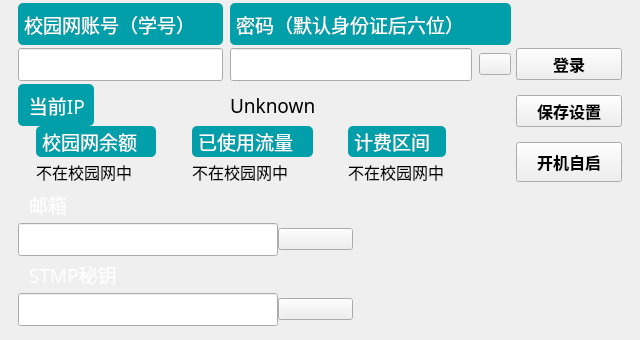
<?xml version="1.0" encoding="UTF-8"?>
<ui version="4.0">
 <class>Widget</class>
 <widget class="QWidget" name="Widget">
  <property name="geometry">
   <rect>
    <x>0</x>
    <y>0</y>
    <width>640</width>
    <height>340</height>
   </rect>
  </property>
  <property name="windowTitle">
   <string>Widget</string>
  </property>
  <layout class="QGridLayout" name="gridLayout">
   <property name="leftMargin">
    <number>3</number>
   </property>
   <property name="topMargin">
    <number>3</number>
   </property>
   <property name="rightMargin">
    <number>3</number>
   </property>
   <property name="bottomMargin">
    <number>3</number>
   </property>
   <property name="horizontalSpacing">
    <number>3</number>
   </property>
   <property name="verticalSpacing">
    <number>0</number>
   </property>
   <item row="1" column="1" rowspan="2">
    <layout class="QGridLayout" name="btn">
     <property name="leftMargin">
      <number>2</number>
     </property>
     <property name="topMargin">
      <number>30</number>
     </property>
     <property name="rightMargin">
      <number>15</number>
     </property>
     <property name="bottomMargin">
      <number>5</number>
     </property>
     <item row="3" column="0">
      <widget class="PrimaryPushButton" name="save_config_btn">
       <property name="enabled">
        <bool>true</bool>
       </property>
       <property name="font">
        <font>
         <family>Microsoft YaHei UI</family>
         <pointsize>12</pointsize>
         <weight>75</weight>
         <bold>true</bold>
        </font>
       </property>
       <property name="layoutDirection">
        <enum>Qt::LeftToRight</enum>
       </property>
       <property name="text">
        <string>保存设置</string>
       </property>
       <property name="checkable">
        <bool>false</bool>
       </property>
       <property name="checked">
        <bool>false</bool>
       </property>
      </widget>
     </item>
     <item row="0" column="0">
      <spacer name="verticalSpacer">
       <property name="orientation">
        <enum>Qt::Vertical</enum>
       </property>
       <property name="sizeHint" stdset="0">
        <size>
         <width>20</width>
         <height>40</height>
        </size>
       </property>
      </spacer>
     </item>
     <item row="1" column="0">
      <widget class="PrimaryPushButton" name="login_btn">
       <property name="font">
        <font>
         <family>Microsoft YaHei UI</family>
         <pointsize>12</pointsize>
         <weight>75</weight>
         <bold>true</bold>
        </font>
       </property>
       <property name="layoutDirection">
        <enum>Qt::LeftToRight</enum>
       </property>
       <property name="text">
        <string>登录</string>
       </property>
      </widget>
     </item>
     <item row="5" column="0">
      <widget class="TransparentTogglePushButton" name="startwithwin">
       <property name="sizePolicy">
        <sizepolicy hsizetype="Minimum" vsizetype="Minimum">
         <horstretch>0</horstretch>
         <verstretch>0</verstretch>
        </sizepolicy>
       </property>
       <property name="minimumSize">
        <size>
         <width>106</width>
         <height>40</height>
        </size>
       </property>
       <property name="maximumSize">
        <size>
         <width>118</width>
         <height>40</height>
        </size>
       </property>
       <property name="font">
        <font>
         <family>Microsoft YaHei</family>
         <pointsize>12</pointsize>
         <weight>75</weight>
         <bold>true</bold>
        </font>
       </property>
       <property name="text">
        <string>开机自启</string>
       </property>
      </widget>
     </item>
     <item row="4" column="0">
      <spacer name="verticalSpacer_3">
       <property name="orientation">
        <enum>Qt::Vertical</enum>
       </property>
       <property name="sizeHint" stdset="0">
        <size>
         <width>20</width>
         <height>40</height>
        </size>
       </property>
      </spacer>
     </item>
     <item row="2" column="0">
      <spacer name="verticalSpacer_2">
       <property name="orientation">
        <enum>Qt::Vertical</enum>
       </property>
       <property name="sizeHint" stdset="0">
        <size>
         <width>20</width>
         <height>40</height>
        </size>
       </property>
      </spacer>
     </item>
    </layout>
   </item>
   <item row="3" column="0">
    <layout class="QGridLayout" name="email">
     <property name="leftMargin">
      <number>15</number>
     </property>
     <property name="topMargin">
      <number>2</number>
     </property>
     <property name="rightMargin">
      <number>7</number>
     </property>
     <property name="bottomMargin">
      <number>11</number>
     </property>
     <property name="verticalSpacing">
      <number>3</number>
     </property>
     <item row="3" column="1">
      <widget class="PushButton" name="Hidestmp">
       <property name="text">
        <string/>
       </property>
      </widget>
     </item>
     <item row="1" column="0">
      <widget class="LineEdit" name="email_account_input">
       <property name="minimumSize">
        <size>
         <width>260</width>
         <height>33</height>
        </size>
       </property>
       <property name="font">
        <font>
         <family>Microsoft YaHei</family>
         <pointsize>12</pointsize>
        </font>
       </property>
       <property name="layoutDirection">
        <enum>Qt::LeftToRight</enum>
       </property>
      </widget>
     </item>
     <item row="0" column="0">
      <widget class="QLabel" name="email_account_label">
       <property name="sizePolicy">
        <sizepolicy hsizetype="Minimum" vsizetype="Preferred">
         <horstretch>0</horstretch>
         <verstretch>0</verstretch>
        </sizepolicy>
       </property>
       <property name="maximumSize">
        <size>
         <width>62</width>
         <height>16777215</height>
        </size>
       </property>
       <property name="font">
        <font>
         <family>Microsoft YaHei</family>
         <pointsize>14</pointsize>
        </font>
       </property>
       <property name="layoutDirection">
        <enum>Qt::LeftToRight</enum>
       </property>
       <property name="styleSheet">
        <string notr="true">backgroud-color: #009faa;
color: white;
border-radius: 5px;
padding: 1px</string>
       </property>
       <property name="text">
        <string> 邮箱</string>
       </property>
      </widget>
     </item>
     <item row="3" column="0">
      <widget class="LineEdit" name="stmp_passwd_input">
       <property name="minimumSize">
        <size>
         <width>260</width>
         <height>33</height>
        </size>
       </property>
       <property name="font">
        <font>
         <family>Microsoft YaHei</family>
         <pointsize>12</pointsize>
        </font>
       </property>
       <property name="layoutDirection">
        <enum>Qt::LeftToRight</enum>
       </property>
      </widget>
     </item>
     <item row="2" column="2">
      <spacer name="horizontalSpacer_3">
       <property name="orientation">
        <enum>Qt::Horizontal</enum>
       </property>
       <property name="sizeHint" stdset="0">
        <size>
         <width>40</width>
         <height>20</height>
        </size>
       </property>
      </spacer>
     </item>
     <item row="2" column="0">
      <widget class="QLabel" name="stmp_passwd_label">
       <property name="maximumSize">
        <size>
         <width>118</width>
         <height>16777215</height>
        </size>
       </property>
       <property name="font">
        <font>
         <family>Microsoft YaHei</family>
         <pointsize>14</pointsize>
        </font>
       </property>
       <property name="layoutDirection">
        <enum>Qt::LeftToRight</enum>
       </property>
       <property name="styleSheet">
        <string notr="true">backgroud-color:#009faa;
color:white;
border-radius: 5px;
padding: 1px</string>
       </property>
       <property name="text">
        <string> STMP秘钥</string>
       </property>
      </widget>
     </item>
     <item row="2" column="1">
      <spacer name="horizontalSpacer">
       <property name="orientation">
        <enum>Qt::Horizontal</enum>
       </property>
       <property name="sizeHint" stdset="0">
        <size>
         <width>40</width>
         <height>20</height>
        </size>
       </property>
      </spacer>
     </item>
     <item row="1" column="1">
      <widget class="PushButton" name="Hideemail">
       <property name="text">
        <string/>
       </property>
      </widget>
     </item>
     <item row="2" column="3">
      <spacer name="horizontalSpacer_2">
       <property name="orientation">
        <enum>Qt::Horizontal</enum>
       </property>
       <property name="sizeHint" stdset="0">
        <size>
         <width>40</width>
         <height>20</height>
        </size>
       </property>
      </spacer>
     </item>
    </layout>
   </item>
   <item row="2" column="0">
    <layout class="QGridLayout" name="account_info">
     <property name="leftMargin">
      <number>10</number>
     </property>
     <property name="rightMargin">
      <number>7</number>
     </property>
     <property name="bottomMargin">
      <number>3</number>
     </property>
     <property name="spacing">
      <number>3</number>
     </property>
     <item row="0" column="0">
      <widget class="QLabel" name="rest_pocket_label">
       <property name="sizePolicy">
        <sizepolicy hsizetype="Preferred" vsizetype="Minimum">
         <horstretch>0</horstretch>
         <verstretch>0</verstretch>
        </sizepolicy>
       </property>
       <property name="minimumSize">
        <size>
         <width>120</width>
         <height>0</height>
        </size>
       </property>
       <property name="maximumSize">
        <size>
         <width>120</width>
         <height>40</height>
        </size>
       </property>
       <property name="font">
        <font>
         <family>Microsoft YaHei UI</family>
         <pointsize>14</pointsize>
        </font>
       </property>
       <property name="layoutDirection">
        <enum>Qt::LeftToRight</enum>
       </property>
       <property name="styleSheet">
        <string notr="true">background-color: #009faa;
color: white;
border-radius: 5px;
padding: 1px</string>
       </property>
       <property name="text">
        <string>校园网余额</string>
       </property>
       <property name="alignment">
        <set>Qt::AlignLeading|Qt::AlignLeft|Qt::AlignVCenter</set>
       </property>
      </widget>
     </item>
     <item row="0" column="1">
      <widget class="QLabel" name="used_flow_label">
       <property name="sizePolicy">
        <sizepolicy hsizetype="Minimum" vsizetype="Minimum">
         <horstretch>0</horstretch>
         <verstretch>0</verstretch>
        </sizepolicy>
       </property>
       <property name="minimumSize">
        <size>
         <width>98</width>
         <height>0</height>
        </size>
       </property>
       <property name="maximumSize">
        <size>
         <width>121</width>
         <height>40</height>
        </size>
       </property>
       <property name="font">
        <font>
         <family>Microsoft YaHei UI</family>
         <pointsize>14</pointsize>
        </font>
       </property>
       <property name="layoutDirection">
        <enum>Qt::LeftToRight</enum>
       </property>
       <property name="styleSheet">
        <string notr="true">background-color: #009faa;
color: white;
border-radius: 5px;
padding: 1px</string>
       </property>
       <property name="text">
        <string>已使用流量</string>
       </property>
       <property name="alignment">
        <set>Qt::AlignLeading|Qt::AlignLeft|Qt::AlignVCenter</set>
       </property>
      </widget>
     </item>
     <item row="0" column="2">
      <widget class="QLabel" name="count_label">
       <property name="sizePolicy">
        <sizepolicy hsizetype="Minimum" vsizetype="Minimum">
         <horstretch>0</horstretch>
         <verstretch>0</verstretch>
        </sizepolicy>
       </property>
       <property name="minimumSize">
        <size>
         <width>98</width>
         <height>0</height>
        </size>
       </property>
       <property name="maximumSize">
        <size>
         <width>97</width>
         <height>40</height>
        </size>
       </property>
       <property name="font">
        <font>
         <family>Microsoft YaHei UI</family>
         <pointsize>14</pointsize>
        </font>
       </property>
       <property name="layoutDirection">
        <enum>Qt::LeftToRight</enum>
       </property>
       <property name="styleSheet">
        <string notr="true">background-color: #009faa;
color: white;
border-radius: 5px;
padding: 1px</string>
       </property>
       <property name="text">
        <string>计费区间</string>
       </property>
       <property name="alignment">
        <set>Qt::AlignLeading|Qt::AlignLeft|Qt::AlignVCenter</set>
       </property>
      </widget>
     </item>
     <item row="1" column="0">
      <widget class="QLabel" name="rest_pocket">
       <property name="sizePolicy">
        <sizepolicy hsizetype="Minimum" vsizetype="Minimum">
         <horstretch>0</horstretch>
         <verstretch>0</verstretch>
        </sizepolicy>
       </property>
       <property name="minimumSize">
        <size>
         <width>130</width>
         <height>0</height>
        </size>
       </property>
       <property name="maximumSize">
        <size>
         <width>160</width>
         <height>40</height>
        </size>
       </property>
       <property name="font">
        <font>
         <family>Microsoft YaHei</family>
         <pointsize>12</pointsize>
        </font>
       </property>
       <property name="layoutDirection">
        <enum>Qt::LeftToRight</enum>
       </property>
       <property name="text">
        <string>不在校园网中</string>
       </property>
       <property name="alignment">
        <set>Qt::AlignLeading|Qt::AlignLeft|Qt::AlignVCenter</set>
       </property>
      </widget>
     </item>
     <item row="1" column="1">
      <widget class="QLabel" name="used_flow">
       <property name="sizePolicy">
        <sizepolicy hsizetype="Minimum" vsizetype="Minimum">
         <horstretch>0</horstretch>
         <verstretch>0</verstretch>
        </sizepolicy>
       </property>
       <property name="minimumSize">
        <size>
         <width>130</width>
         <height>0</height>
        </size>
       </property>
       <property name="maximumSize">
        <size>
         <width>120</width>
         <height>40</height>
        </size>
       </property>
       <property name="font">
        <font>
         <family>Microsoft YaHei</family>
         <pointsize>12</pointsize>
        </font>
       </property>
       <property name="layoutDirection">
        <enum>Qt::LeftToRight</enum>
       </property>
       <property name="text">
        <string>不在校园网中</string>
       </property>
       <property name="alignment">
        <set>Qt::AlignLeading|Qt::AlignLeft|Qt::AlignVCenter</set>
       </property>
      </widget>
     </item>
     <item row="1" column="2">
      <widget class="QLabel" name="count">
       <property name="sizePolicy">
        <sizepolicy hsizetype="Minimum" vsizetype="Minimum">
         <horstretch>0</horstretch>
         <verstretch>0</verstretch>
        </sizepolicy>
       </property>
       <property name="minimumSize">
        <size>
         <width>130</width>
         <height>0</height>
        </size>
       </property>
       <property name="maximumSize">
        <size>
         <width>120</width>
         <height>40</height>
        </size>
       </property>
       <property name="font">
        <font>
         <family>Microsoft YaHei</family>
         <pointsize>12</pointsize>
        </font>
       </property>
       <property name="layoutDirection">
        <enum>Qt::LeftToRight</enum>
       </property>
       <property name="text">
        <string>不在校园网中</string>
       </property>
       <property name="alignment">
        <set>Qt::AlignLeading|Qt::AlignLeft|Qt::AlignVCenter</set>
       </property>
      </widget>
     </item>
    </layout>
   </item>
   <item row="1" column="0">
    <layout class="QGridLayout" name="input">
     <property name="leftMargin">
      <number>15</number>
     </property>
     <property name="bottomMargin">
      <number>0</number>
     </property>
     <property name="horizontalSpacing">
      <number>7</number>
     </property>
     <property name="verticalSpacing">
      <number>3</number>
     </property>
     <item row="0" column="4" colspan="2">
      <widget class="QLabel" name="passwd_label">
       <property name="font">
        <font>
         <family>Microsoft YaHei UI</family>
         <pointsize>14</pointsize>
        </font>
       </property>
       <property name="layoutDirection">
        <enum>Qt::LeftToRight</enum>
       </property>
       <property name="styleSheet">
        <string notr="true">background-color: #009faa;
color: white;
border-radius: 5px;
padding: 1px</string>
       </property>
       <property name="text">
        <string>密码（默认身份证后六位）</string>
       </property>
      </widget>
     </item>
     <item row="2" column="5">
      <widget class="PushButton" name="Hidepasswd">
       <property name="maximumSize">
        <size>
         <width>32</width>
         <height>16777215</height>
        </size>
       </property>
       <property name="text">
        <string/>
       </property>
      </widget>
     </item>
     <item row="4" column="4">
      <widget class="QLabel" name="ip">
       <property name="font">
        <font>
         <family>Microsoft YaHei</family>
         <pointsize>14</pointsize>
        </font>
       </property>
       <property name="layoutDirection">
        <enum>Qt::LeftToRight</enum>
       </property>
       <property name="text">
        <string>Unknown</string>
       </property>
      </widget>
     </item>
     <item row="2" column="4">
      <widget class="LineEdit" name="passwd_input">
       <property name="minimumSize">
        <size>
         <width>205</width>
         <height>33</height>
        </size>
       </property>
       <property name="font">
        <font>
         <family>Microsoft YaHei</family>
         <pointsize>12</pointsize>
        </font>
       </property>
       <property name="layoutDirection">
        <enum>Qt::LeftToRight</enum>
       </property>
      </widget>
     </item>
     <item row="0" column="0" colspan="2">
      <widget class="QLabel" name="account_label">
       <property name="font">
        <font>
         <family>Microsoft YaHei UI</family>
         <pointsize>14</pointsize>
        </font>
       </property>
       <property name="layoutDirection">
        <enum>Qt::LeftToRight</enum>
       </property>
       <property name="styleSheet">
        <string notr="true">background-color: #009faa;
color: white;
border-radius: 5px;
padding: 1px</string>
       </property>
       <property name="text">
        <string>校园网账号（学号）</string>
       </property>
      </widget>
     </item>
     <item row="4" column="0" colspan="2">
      <widget class="QLabel" name="IP_label">
       <property name="sizePolicy">
        <sizepolicy hsizetype="Minimum" vsizetype="Preferred">
         <horstretch>0</horstretch>
         <verstretch>0</verstretch>
        </sizepolicy>
       </property>
       <property name="maximumSize">
        <size>
         <width>76</width>
         <height>16777215</height>
        </size>
       </property>
       <property name="font">
        <font>
         <family>Microsoft YaHei</family>
         <pointsize>14</pointsize>
        </font>
       </property>
       <property name="layoutDirection">
        <enum>Qt::LeftToRight</enum>
       </property>
       <property name="styleSheet">
        <string notr="true">background-color: #009faa;
color: white;
border-radius: 5px;
padding: 1px</string>
       </property>
       <property name="text">
        <string> 当前IP</string>
       </property>
       <property name="alignment">
        <set>Qt::AlignLeading|Qt::AlignLeft|Qt::AlignVCenter</set>
       </property>
      </widget>
     </item>
     <item row="2" column="0" colspan="2">
      <widget class="LineEdit" name="account_input">
       <property name="minimumSize">
        <size>
         <width>205</width>
         <height>33</height>
        </size>
       </property>
       <property name="maximumSize">
        <size>
         <width>250</width>
         <height>33</height>
        </size>
       </property>
       <property name="font">
        <font>
         <family>Microsoft YaHei</family>
         <pointsize>12</pointsize>
        </font>
       </property>
       <property name="layoutDirection">
        <enum>Qt::LeftToRight</enum>
       </property>
      </widget>
     </item>
    </layout>
   </item>
  </layout>
 </widget>
 <customwidgets>
  <customwidget>
   <class>PushButton</class>
   <extends>QPushButton</extends>
   <header>qfluentwidgets</header>
  </customwidget>
  <customwidget>
   <class>PrimaryPushButton</class>
   <extends>PushButton</extends>
   <header>qfluentwidgets</header>
  </customwidget>
  <customwidget>
   <class>ToggleButton</class>
   <extends>PushButton</extends>
   <header>qfluentwidgets</header>
  </customwidget>
  <customwidget>
   <class>TransparentTogglePushButton</class>
   <extends>ToggleButton</extends>
   <header>qfluentwidgets</header>
  </customwidget>
  <customwidget>
   <class>LineEdit</class>
   <extends>QLineEdit</extends>
   <header>qfluentwidgets</header>
  </customwidget>
 </customwidgets>
 <resources/>
 <connections/>
</ui>
